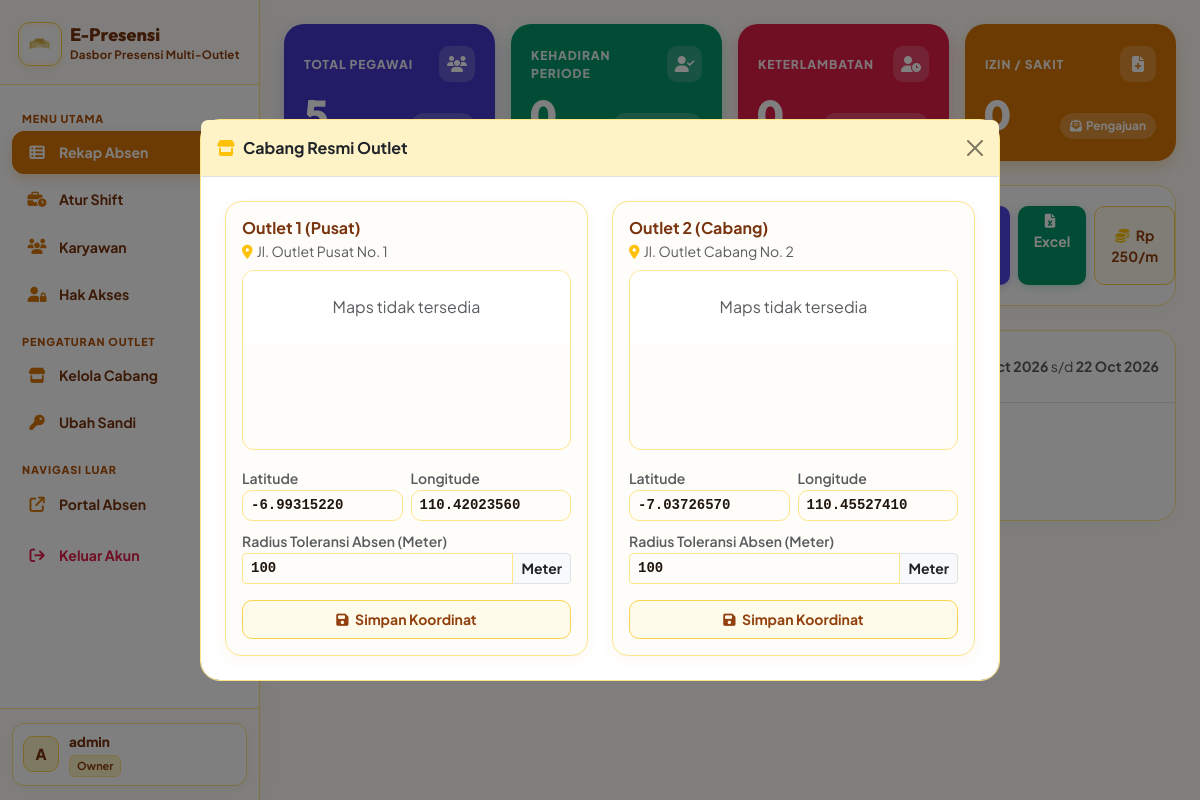
Screenshot of /admin/index.php?modal=cabang (signed in) with the database file from the repository.
### tables this page shows
CREATE TABLE IF NOT EXISTS `settings` (
  `id` INT AUTO_INCREMENT PRIMARY KEY,
  `nama_setting` VARCHAR(50) NOT NULL UNIQUE,
  `nilai` VARCHAR(255) NOT NULL
);

CREATE TABLE IF NOT EXISTS `cabang` (
  `id` INT AUTO_INCREMENT PRIMARY KEY,
  `nama_cabang` VARCHAR(120) NOT NULL,
  `alamat` TEXT NOT NULL,
  `latitude` DECIMAL(10, 8) NOT NULL,
  `longitude` DECIMAL(11, 8) NOT NULL,
  `radius_meter` INT NOT NULL DEFAULT 100,
  `embed_maps` TEXT NULL,
  `is_active` TINYINT(1) NOT NULL DEFAULT 1,
  `created_at` TIMESTAMP DEFAULT CURRENT_TIMESTAMP
);

### config/database.php (called while the page is built, shortened)
<?php
if (!function_exists('e')) {
    function e($val) {
        return htmlspecialchars((string)$val, ENT_QUOTES, 'UTF-8');
    }
}

### admin/index.php (the view, shortened to what this page needs)
<?php
require_once dirname(__DIR__) . '/config/database.php';
$q_gaji = mysqli_query($conn, "SELECT nilai FROM settings WHERE nama_setting='gaji_per_menit'");
$gaji_per_menit = 250;
if ($q_gaji && $r_g = mysqli_fetch_assoc($q_gaji)) {
    $gaji_per_menit = (int)$r_g['nilai'];
}
$cabang_all = [];
$q_cab = mysqli_query($conn, "SELECT * FROM cabang ORDER BY id ASC");
while ($c = mysqli_fetch_assoc($q_cab)) {
    $cabang_all[$c['id']] = $c;
}
$tgl_awal       = isset($_GET['tgl_awal']) && preg_match('/^\d{4}-\d{2}-\d{2}$/', $_GET['tgl_awal']) ? $_GET['tgl_awal'] : date('Y-m-01');
$tgl_akhir      = isset($_GET['tgl_akhir']) && preg_match('/^\d{4}-\d{2}-\d{2}$/', $_GET['tgl_akhir']) ? $_GET['tgl_akhir'] : date('Y-m-d');
$where_clauses = ["attendance.tanggal BETWEEN '$tgl_awal' AND '$tgl_akhir'"];
$sql_where = implode(' AND ', $where_clauses);
$res_stat = mysqli_query($conn, "SELECT
    COUNT(DISTINCT users.id) as tot_karyawan,
    SUM(CASE WHEN attendance.shift != 'Izin' THEN 1 ELSE 0 END) as tot_hadir,
    SUM(CASE WHEN attendance.shift != 'Izin' AND attendance.status_kerja = 'Fulltime' THEN 1 ELSE 0 END) as tot_ft,
    SUM(CASE WHEN attendance.shift != 'Izin' AND attendance.status_kerja = 'Parttime' THEN 1 ELSE 0 END) as tot_pt,
    SUM(CASE WHEN attendance.shift != 'Izin' AND attendance.status_kerja = 'Lembur' THEN 1 ELSE 0 END) as tot_lb,
    SUM(CASE WHEN attendance.terlambat_menit > 0 THEN 1 ELSE 0 END) as tot_telat,
    SUM(CASE WHEN attendance.shift = 'Izin' THEN 1 ELSE 0 END) as tot_izin
    FROM users
    LEFT JOIN attendance ON users.id = attendance.user_id AND $sql_where");
$stat = mysqli_fetch_assoc($res_stat);
$total_karyawan = (int)mysqli_fetch_assoc(mysqli_query($conn, "SELECT COUNT(*) as c FROM users"))['c'];
$total_hadir = (int)($stat['tot_hadir'] ?? 0);
$total_ft    = (int)($stat['tot_ft'] ?? 0);
$total_pt    = (int)($stat['tot_pt'] ?? 0);
$total_telat = (int)($stat['tot_telat'] ?? 0);
$total_izin  = (int)($stat['tot_izin'] ?? 0);
$map_hadir_karyawan = [];
$data_all = [];
$data_ft  = [];
$data_pt  = [];
$data_lb  = [];
?>
<!DOCTYPE html>
<html lang="id">
<head>
    <link href="https://cdn.jsdelivr.net/npm/bootstrap@5.3.3/dist/css/bootstrap.min.css" rel="stylesheet">
    <link rel="stylesheet" href="https://cdnjs.cloudflare.com/ajax/libs/font-awesome/6.5.1/css/all.min.css">
    <link rel="stylesheet" href="https://cdn.datatables.net/1.13.7/css/dataTables.bootstrap5.min.css">
</head>
<body>
    <div class="admin-layout">
        <?php require __DIR__ . '/sidebar.php'; ?>
        <div class="admin-main">
            <div class="admin-content">
        <div class="row g-3 mb-4">
            <div class="col-md-3">
                <div class="kpi-card kpi-indigo">
                    <div class="kpi-header">
                        <span class="kpi-tag">Total Pegawai</span>
                        <div class="kpi-icon-pill">
                            <i class="fas fa-users"></i>
                        </div>
                    </div>
                    <div class="d-flex align-items-baseline justify-content-between">
                        <h2 class="kpi-num"><?= $total_karyawan ?></h2>
                        <span class="kpi-badge"><i class="fas fa-circle-check"></i> Aktif</span>
                    </div>
                </div>
            </div>
            <div class="col-md-3">
                <div class="kpi-card kpi-emerald">
                    <div class="kpi-header">
                        <span class="kpi-tag">Kehadiran Periode</span>
                        <div class="kpi-icon-pill">
                            <i class="fas fa-user-check"></i>
                        </div>
                    </div>
                    <div class="d-flex align-items-baseline justify-content-between">
                        <h2 class="kpi-num"><?= $total_hadir ?></h2>
                        <span class="kpi-badge">FT: <?= $total_ft ?> &bull; PT: <?= $total_pt ?></span>
                    </div>
                </div>
            </div>
            <div class="col-md-3">
                <div class="kpi-card kpi-rose">
                    <div class="kpi-header">
                        <span class="kpi-tag">Keterlambatan</span>
                        <div class="kpi-icon-pill">
                            <i class="fas fa-user-clock"></i>
                        </div>
                    </div>
                    <div class="d-flex align-items-baseline justify-content-between">
                        <h2 class="kpi-num"><?= $total_telat ?></h2>
                        <span class="kpi-badge"><i class="fas fa-triangle-exclamation"></i> Kali Tercatat</span>
                    </div>
                </div>
            </div>
            <div class="col-md-3">
                <div class="kpi-card kpi-amber">
                    <div class="kpi-header">
                        <span class="kpi-tag">Izin / Sakit</span>
                        <div class="kpi-icon-pill">
                            <i class="fas fa-file-medical"></i>
                        </div>
                    </div>
                    <div class="d-flex align-items-baseline justify-content-between">
                        <h2 class="kpi-num"><?= $total_izin ?></h2>
                        <span class="kpi-badge"><i class="fas fa-envelope-open-text"></i> Pengajuan</span>
                    </div>
                </div>
            </div>
        </div>
        <div class="filter-panel">
            <form method="GET" action="index.php" class="row g-2 align-items-end">
                <div class="col-md-2">
                    <label class="form-label small fw-bold text-muted mb-1">Dari Tanggal</label>
                </div>
                <div class="col-md-2">
                    <label class="form-label small fw-bold text-muted mb-1">Sampai Tanggal</label>
                </div>
                <div class="col-md-3">
                    <label class="form-label small fw-bold text-muted mb-1">Pilih Cabang Outlet</label>
                </div>
                <div class="col-md-5 d-flex gap-2">
                    <button type="submit" class="btn btn-sm btn-filter-action flex-fill py-2">
                    </button>
                    <a href="index.php" class="btn btn-sm btn-rate-action d-flex align-items-center justify-content-center px-3" title="Reset Filter">
                    </a>
                    <button type="button" class="btn btn-sm btn-manual-action px-3" data-bs-toggle="modal" data-bs-target="#modalManual">
                    </button>
                    <?php
                    $export_params = $_GET;
                    $export_url = "export.php?" . http_build_query($export_params);
                    ?>
                    <a href="<?= e($export_url) ?>" class="btn btn-sm btn-excel-action px-3" target="_blank">
                        <i class="fas fa-file-excel me-1"></i> Excel
                    </a>
                    <button type="button" class="btn btn-sm btn-rate-action px-3" data-bs-toggle="modal" data-bs-target="#modalGaji">
                        <i class="fas fa-coins me-1 text-warning"></i> Rp <?= $gaji_per_menit ?>/m
                    </button>
                </div>
            </form>
        </div>
        <div class="table-panel">
            <div class="p-3 border-bottom d-flex align-items-center justify-content-between flex-wrap gap-2">
                <ul class="nav nav-pills" id="pills-tab" role="tablist">
                    <li class="nav-item">
                        <button class="nav-link active" data-bs-toggle="pill" data-bs-target="#tab-semua" type="button">Semua (<?= count($data_all) ?>)</button>
                    </li>
                    <li class="nav-item">
                        <button class="nav-link" data-bs-toggle="pill" data-bs-target="#tab-ft" type="button">Fulltime (<?= count($data_ft) ?>)</button>
                    </li>
                    <li class="nav-item">
                        <button class="nav-link" data-bs-toggle="pill" data-bs-target="#tab-pt" type="button">Parttime (<?= count($data_pt) ?>)</button>
                    </li>
                    <li class="nav-item">
                        <button class="nav-link" data-bs-toggle="pill" data-bs-target="#tab-lb" type="button">Lembur (<?= count($data_lb) ?>)</button>
                    </li>
                </ul>
                <span class="text-muted small">
                    Periode: <strong><?= date('d M Y', strtotime($tgl_awal)) ?></strong> s/d <strong><?= date('d M Y', strtotime($tgl_akhir)) ?></strong>
                </span>
            </div>
            <?php
            if (!function_exists('renderTableContent')) {
                function renderTableContent($rows, $gaji_per_menit, $map_hadir) {
                if (empty($rows)) {
                    echo '<div class="p-5 text-center text-muted small">Tidak ada data absensi untuk filter yang dipilih.</div>';
                    return;
                }
            }
        }
            ?>
            <div class="tab-content" id="pills-tabContent">
                <div class="tab-pane fade show active" id="tab-semua">
                    <?php renderTableContent($data_all, $gaji_per_menit, $map_hadir_karyawan); ?>
                </div>
            </div>
        </div>
            </div>
        </div>
    </div>
    <div class="modal fade" id="modalCabang" tabindex="-1">
        <div class="modal-dialog modal-dialog-centered modal-lg">
            <div class="modal-content" style="border-radius: 20px; border: 1.5px solid #FDE68A;">
                <div class="modal-header border-bottom py-3" style="background: #FEF3C7;">
                    <h6 class="modal-title fw-bold text-dark"><i class="fas fa-store me-2 text-warning"></i>Cabang Resmi Outlet</h6>
                    <button type="button" class="btn-close" data-bs-dismiss="modal"></button>
                </div>
                <div class="modal-body p-4">
                    <div class="row g-4">
                        <?php foreach ($cabang_all as $cab): ?>
                            <div class="col-md-6">
                                <div class="p-3 rounded-4 h-100" style="background:#FFFDF9; border: 1.5px solid #FDE68A; box-shadow: 0 4px 14px rgba(217, 119, 6, 0.06);">
                                    <h6 class="fw-bold mb-1" style="color: #78350F;"><?= e($cab['nama_cabang']) ?></h6>
                                    <p class="small text-muted mb-2"><i class="fas fa-location-dot me-1 text-warning"></i><?= e($cab['alamat']) ?></p>
                                    <div class="mb-3" style="border-radius: 12px; overflow: hidden; height: 180px; border: 1px solid #FDE68A;">
                                        <?= $cab['embed_maps'] ?: '<div class="p-4 text-center bg-white text-muted">Maps tidak tersedia</div>' ?>
                                    </div>
                                    <form method="POST">
                                        <div class="row g-2 mb-2">
                                            <div class="col-6">
                                                <label class="small fw-semibold text-muted">Latitude</label>
                                                <input type="text" name="latitude" class="form-control form-control-sm font-monospace" value="<?= $cab['latitude'] ?>" required>
                                            </div>
                                            <div class="col-6">
                                                <label class="small fw-semibold text-muted">Longitude</label>
                                                <input type="text" name="longitude" class="form-control form-control-sm font-monospace" value="<?= $cab['longitude'] ?>" required>
                                            </div>
                                        </div>
                                        <div class="mb-3">
                                            <label class="small fw-semibold text-muted">Radius Toleransi Absen (Meter)</label>
                                            <div class="input-group input-group-sm">
                                                <input type="number" name="radius_meter" class="form-control font-monospace" value="<?= $cab['radius_meter'] ?>" required min="20" max="1000">
                                                <span class="input-group-text bg-light fw-bold text-dark">Meter</span>
                                            </div>
                                        </div>
                                        <button type="submit" class="btn btn-sm btn-rate-action w-100 fw-bold py-2">
                                            <i class="fas fa-floppy-disk me-1"></i> Simpan Koordinat
                                        </button>
                                    </form>
                                </div>
                            </div>
                        <?php endforeach; ?>
                    </div>
                </div>
            </div>
        </div>
    </div>
</body>
</html>

### rows the page displays
settings: nilai "250"
cabang: nama_cabang "Outlet 1 (Pusat)", alamat "Jl. Outlet Pusat No. 1", embed_maps "Maps tidak tersedia", latitude "-6.99315220", longitude "110.42023560", radius_meter "100"
cabang: nama_cabang "Outlet 2 (Cabang)", alamat "Jl. Outlet Cabang No. 2", embed_maps "Maps tidak tersedia", latitude "-7.03726570", longitude "110.45527410", radius_meter "100"

### other values shown
$admin_initial "A"
$admin_name "admin"
$admin_role "Owner"
$total_karyawan "5"
$total_hadir "0"
$total_telat "0"
$total_izin "0"
date('d M Y', strtotime($tgl_awal)) "01 Oct 2026"
date('d M Y', strtotime($tgl_akhir)) "22 Oct 2026"
